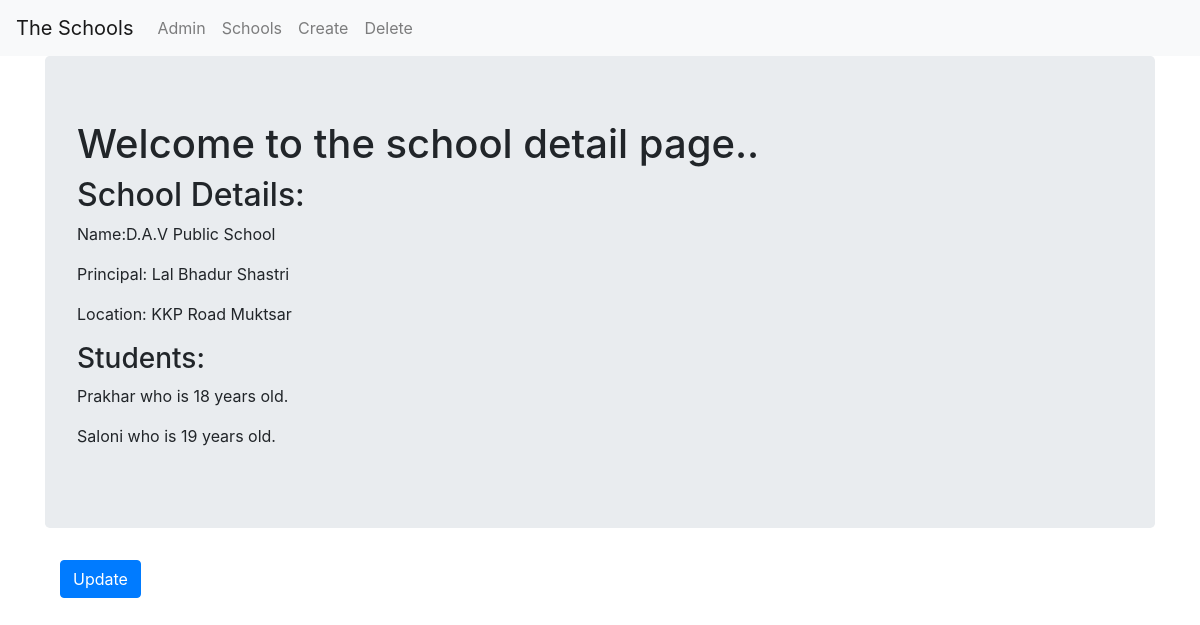
/basic_app/1/, run on the app's committed database.
### basic_app/models.py (models this page shows, shortened)
class School(models.Model):
    name = models.CharField(max_length=256)
    principal = models.CharField(max_length=256)
    location = models.CharField(max_length=256)

class Student(models.Model):
    name = models.CharField(max_length=256)
    age = models.PositiveIntegerField()
    stu_school = models.ForeignKey(School,related_name='students',on_delete=models.CASCADE)

### basic_app/views.py (the view)
# urls.py: path('<int:pk>/',views.SchoolDetailView.as_view(),name='detail'),
class SchoolDetailView(DetailView):
    model = models.School
    template_name = 'basic_app/school_detail.html'

### basic_app/templates/basic_app/school_detail.html
{% extends 'basic_app/basic_app_base.html' %}
{% block body_block %}
    <div class="jumbotron">
        <h1>Welcome to the school detail page..</h1>
        <h2>School Details:</h2>
        <p>Name:{{ school.name }}</p>
        <p>Principal: {{ school.principal }}</p>
        <p>Location: {{ school.location }}</p>
        <h3>Students:</h3>
        {% for student in school.students.all %}
            <p>{{ student.name }} who is {{ student.age }} years old.</p>
        {% endfor %}
    </div>
    <div class="container">
        <p><a class='btn btn-primary' href="{% url 'basic_app:update' pk=school.pk %}">Update</a></p>
    </div>
{% endblock body_block %}

### data on the page
School: name "D.A.V Public School", principal "Lal Bhadur Shastri", location "KKP Road Muktsar"
Student: name "Prakhar", age "18"
Student: name "Saloni", age "19"
